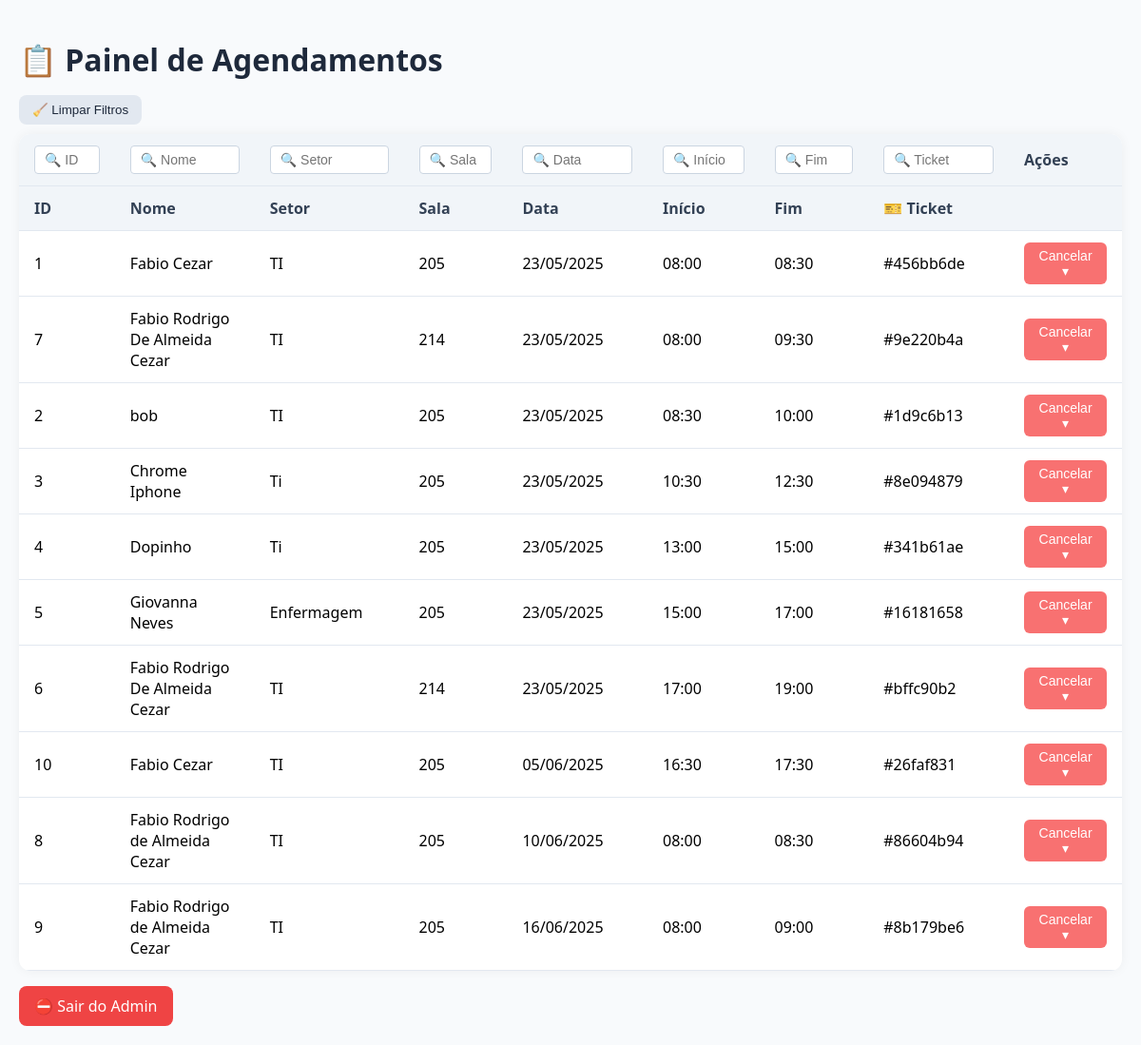
Before: /agendamentos (signed in) with the older database file.
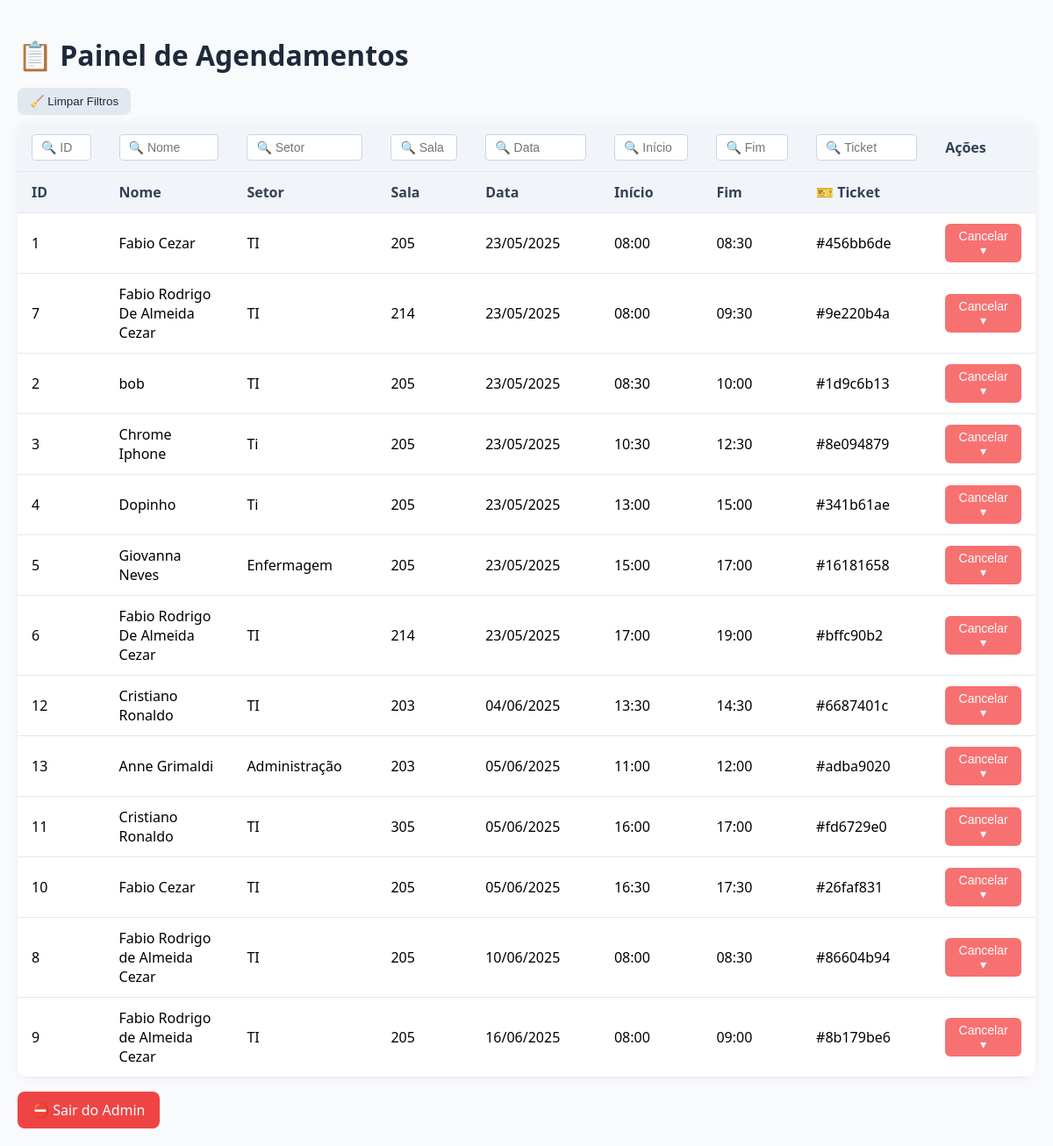
After: the same page with the newer database file.
### app/agendamento.py (models this page shows)
class Agendamento(db.Model):
    id = db.Column(db.Integer, primary_key=True)
    nome = db.Column(db.String(100), nullable=False)
    telefone = db.Column(db.String(20), nullable=False)
    setor = db.Column(db.String(100), nullable=False)
    sala = db.Column(db.String(10), nullable=False)
    data = db.Column(db.String(10), nullable=False)
    inicio = db.Column(db.DateTime, nullable=False)
    fim = db.Column(db.DateTime, nullable=False)
    ticket = db.Column(db.String(12), unique=True, nullable=False, default=lambda: uuid.uuid4().hex[:8])

### app/agendamento.py (the view)
@app.route("/agendamentos")
def listar_agendamentos():
    if session.get("admin_autorizado") != True:
        return redirect(url_for("login_admin"))
    agendamentos = Agendamento.query.order_by(Agendamento.data, Agendamento.inicio).all()
    for a in agendamentos:
        try:
            a.data_formatada = datetime.strptime(a.data, "%Y-%m-%d").strftime("%d/%m/%Y")
        except ValueError:
            a.data_formatada = a.data
        a.ticket_formatado = a.ticket
    return render_template("agendamentos.html", agendamentos=agendamentos)

### app/agendamento.py (called while the page is built)
@app.after_request
def add_header(response):
    response.headers["Cache-Control"] = "no-store, no-cache, must-revalidate, max-age=0"
    return response

### app/templates/agendamentos.html (shortened to what this page needs)
<!DOCTYPE html>
<html lang="pt-BR">
<head>
</head>
<body>
  <h1>📋 Painel de Agendamentos</h1>
  <div class="filtros-actions">
    <button class="limpar-filtros" onclick="limparFiltros()">🧹 Limpar Filtros</button>
  </div>
  <table id="tabela-agendamentos">
    <thead>
      <tr>
        <th><input type="text" placeholder="🔍 ID" onkeyup="filtrarTabela(0)"></th>
        <th><input type="text" placeholder="🔍 Nome" onkeyup="filtrarTabela(1)"></th>
        <th><input type="text" placeholder="🔍 Setor" onkeyup="filtrarTabela(2)"></th>
        <th><input type="text" placeholder="🔍 Sala" onkeyup="filtrarTabela(3)"></th>
        <th><input type="text" placeholder="🔍 Data" onkeyup="filtrarTabela(4)"></th>
        <th><input type="text" placeholder="🔍 Início" onkeyup="filtrarTabela(5)"></th>
        <th><input type="text" placeholder="🔍 Fim" onkeyup="filtrarTabela(6)"></th>
        <th><input type="text" placeholder="🔍 Ticket" onkeyup="filtrarTabela(7)"></th>
        <th>Ações</th>
      </tr>
      <tr>
        <th>ID</th>
        <th>Nome</th>
        <th>Setor</th>
        <th>Sala</th>
        <th>Data</th>
        <th>Início</th>
        <th>Fim</th>
        <th>🎫 Ticket</th>
        <th></th>
      </tr>
    </thead>
    <tbody>
      {% for a in agendamentos %}
      <tr>
        <td>{{ a.id }}</td>
        <td>{{ a.nome }}</td>
        <td>{{ a.setor }}</td>
        <td>{{ a.sala }}</td>
        <td>{{ a.data_formatada }}</td>
        <td>{{ a.inicio.strftime('%H:%M') }}</td>
        <td>{{ a.fim.strftime('%H:%M') }}</td>
        <td>#{{ a.ticket_formatado }}</td>
        <td>
          <div class="dropdown">
            <button class="cancelar-btn" onclick="toggleDropdown(this)">Cancelar ▾</button>
          </div>
        </td>
      </tr>
      {% endfor %}
    </tbody>
  </table>
  <a href="{{ url_for('logout') }}" class="logout">⛔ Sair do Admin</a>
</body>
</html>

### app/templates/agendamentos.html (style rules this page uses)
body { font-family: 'Segoe UI', sans-serif; background-color: #f8fafc; margin: 0; padding: 20px; }
h1 { color: #1e293b; margin-bottom: 16px; }
.filtros-actions { margin-bottom: 10px; }
.limpar-filtros { background: #e2e8f0; color: #1e293b; border: none; padding: 8px 14px; border-radius: 8px; font-weight: 500; cursor: pointer; }
table { width: 100%; border-collapse: collapse; background: white; border-radius: 12px; box-shadow: 0 0 12px rgba(0, 0, 0, 0.05); overflow: hidden; }
th, td { padding: 12px 16px; border-bottom: 1px solid #e2e8f0; text-align: left; }
th { background-color: #f1f5f9; color: #334155; font-weight: 600; }
input[type="text"] { width: 100%; padding: 6px 10px; border: 1px solid #cbd5e1; border-radius: 4px; font-size: 14px; box-sizing: border-box; }
.dropdown { position: relative; display: inline-block; }
.cancelar-btn { background: #f87171; color: white; border: none; border-radius: 6px; padding: 6px 14px; font-size: 14px; cursor: pointer; }
.logout { margin-top: 16px; display: inline-block; background: #ef4444; color: white; border: none; padding: 10px 16px; border-radius: 8px; font-weight: 500; cursor: pointer; text-decoration: none; }

Changed rows visible on the page:
added Agendamento: id "12", nome "Cristiano Ronaldo", setor "TI", sala "203", data_formatada "04/06/2025", inicio "13:30", fim "14:30", ticket_formatado "6687401c"
added Agendamento: id "13", nome "Anne Grimaldi", setor "Administração", sala "203", data_formatada "05/06/2025", inicio "11:00", fim "12:00", ticket_formatado "adba9020"
added Agendamento: id "11", nome "Cristiano Ronaldo", setor "TI", sala "305", data_formatada "05/06/2025", inicio "16:00", fim "17:00", ticket_formatado "fd6729e0"
